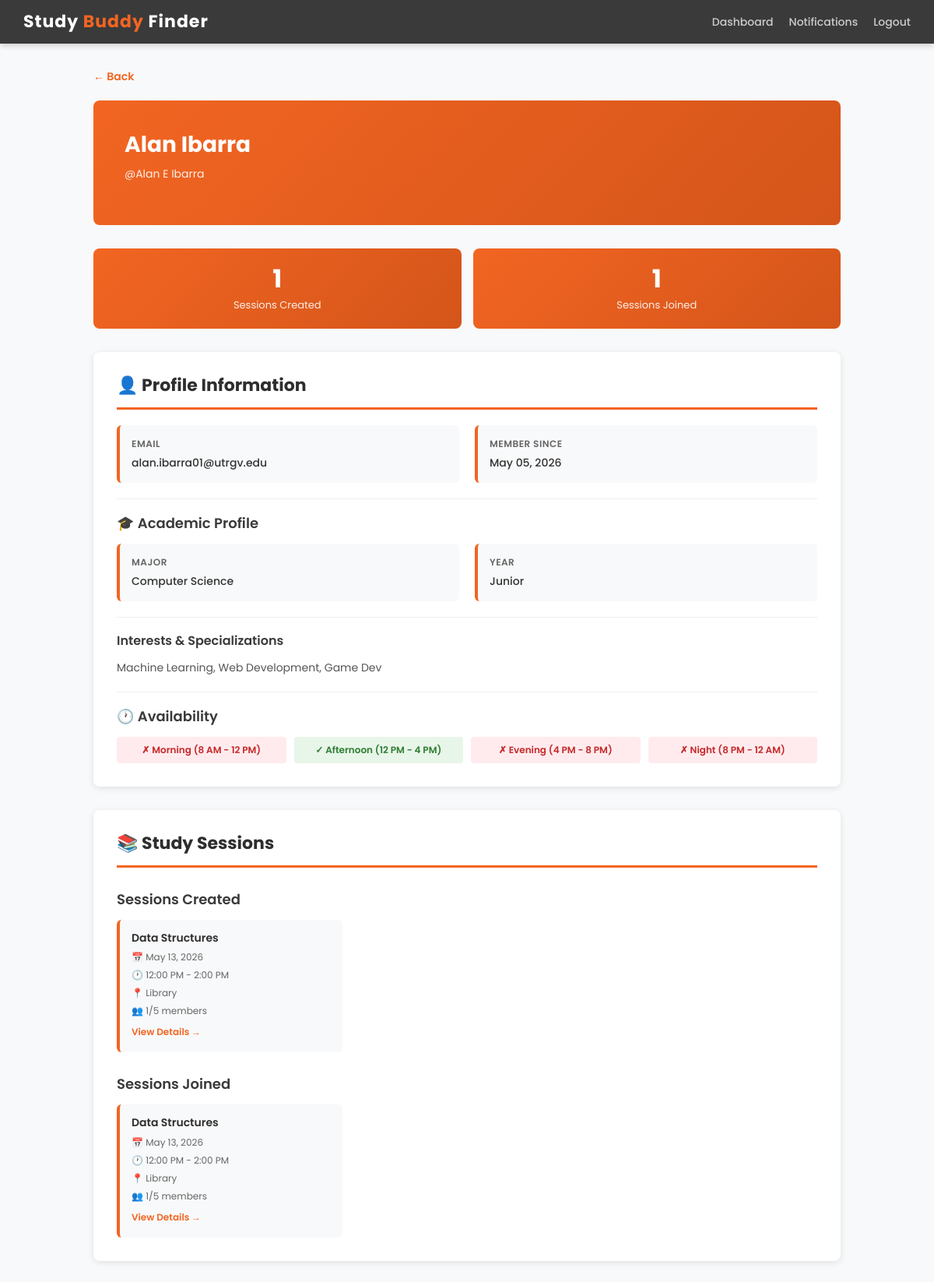
Page /user/4/ (signed in) on the earlier database version.
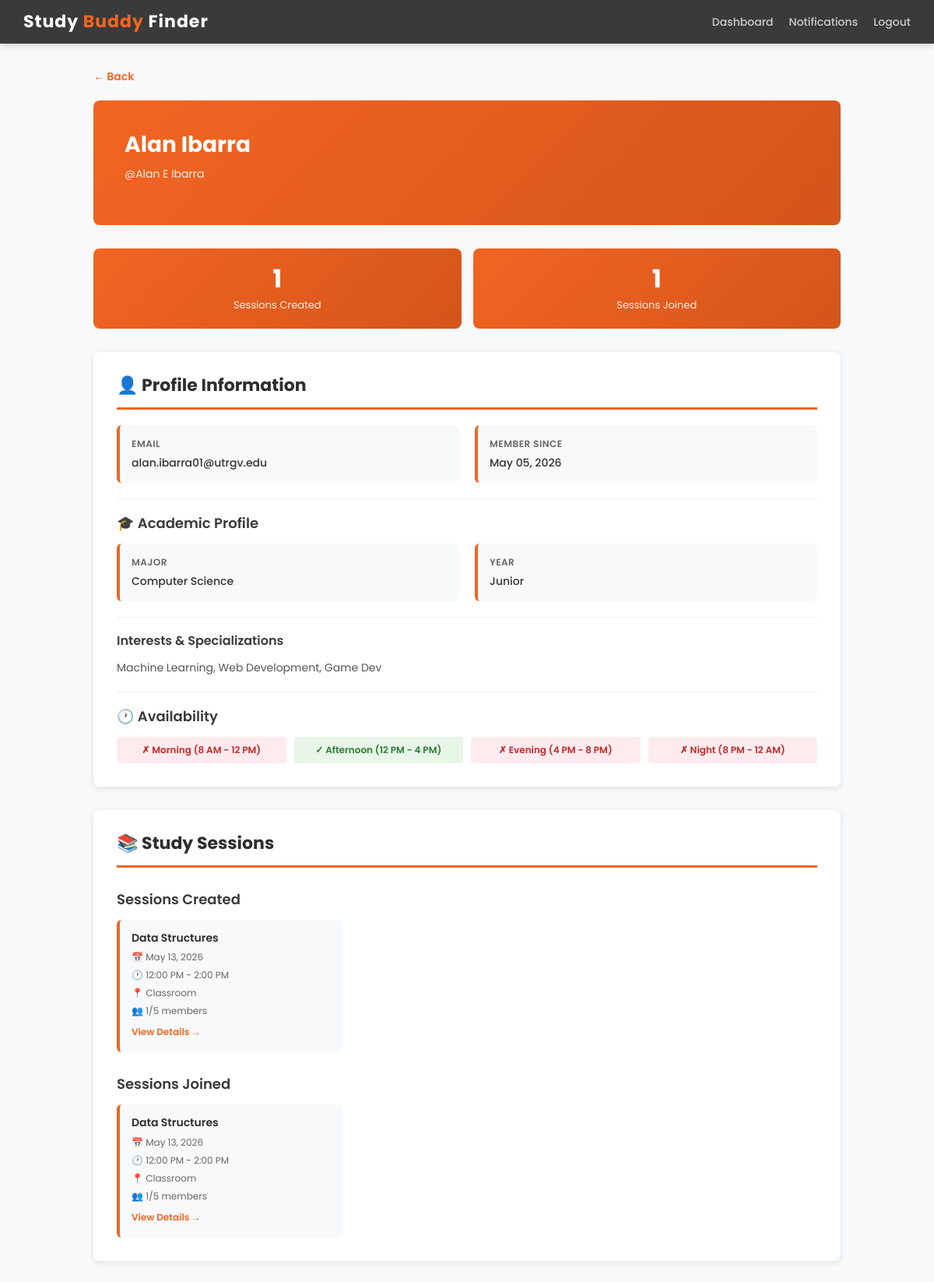
Same page on the later database version.
### testApp/models.py (models this page shows, shortened)
class StudySession(models.Model):
    LOCATION_CHOICES = [
        ('Library', 'Library'),
        ('Student Center', 'Student Center'),
        ('Cafe', 'Cafe'),
        ('Dormitory', 'Dormitory'),
        ('Classroom', 'Classroom'),
        ('Online', 'Online'),
        ('Other', 'Other'),
    ]
    creator = models.ForeignKey(User, on_delete=models.CASCADE, related_name='created_sessions')
    course_name = models.CharField(max_length=200)
    course_code = models.CharField(max_length=50, blank=True, null=True)
    description = models.TextField()
    location = models.CharField(max_length=100, choices=LOCATION_CHOICES)
    other_location = models.CharField(max_length=200, blank=True, null=True, help_text="Specify if location is 'Other'")
    date = models.DateField()
    start_time = models.TimeField()
    end_time = models.TimeField()
    max_capacity = models.IntegerField(default=5, validators=[MinValueValidator(1), MaxValueValidator(100)])
    current_members = models.ManyToManyField(User, through='SessionMembership', related_name='joined_sessions')
    subject_tags = models.CharField(max_length=200, blank=True, null=True, help_text="Comma-separated tags")
    created_at = models.DateTimeField(auto_now_add=True)
    updated_at = models.DateTimeField(auto_now=True)
    is_active = models.BooleanField(default=True)
    class Meta:
        ordering = ['-created_at']
    def get_member_count(self):
        return self.current_members.count()

### testApp/views.py (the view)
# urls.py: path('user/<int:user_id>/', views.view_user_profile, name='view_user_profile'),
@login_required(login_url='login')
def view_user_profile(request, user_id):
    target_user = get_object_or_404(User, pk=user_id)
    try:
        user_profile = target_user.profile
    except UserProfile.DoesNotExist:
        user_profile = UserProfile.objects.create(user=target_user)
    created_sessions = target_user.created_sessions.filter(is_active=True)
    joined_sessions = target_user.joined_sessions.filter(is_active=True)
    context = {
        'profile_user': target_user,
        'user_profile': user_profile,
        'created_sessions': created_sessions,
        'joined_sessions': joined_sessions,
        'is_own_profile': target_user == request.user,
    }
    return render(request, 'view_user_profile.html', context)

### testApp/templates/view_user_profile.html (shortened to what the changed rows need)
<!DOCTYPE html>
<html>
<head>
    <link href="https://cdn.jsdelivr.net/npm/bootstrap@5.1.3/dist/css/bootstrap.min.css" rel="stylesheet">
</head>
<body>
    <div class="navbar">
        <h1>Study <span>Buddy</span> Finder</h1>
    </div>
    <div class="container-main">
        <div class="profile-header">
            <h1>{{ profile_user.get_full_name|default:profile_user.username }}</h1>
        </div>
        <div class="profile-section">
            <h2 class="section-title">👤 Profile Information</h2>
        </div>
        {% if created_sessions or joined_sessions %}
            <div class="profile-section">
                <h2 class="section-title">📚 Study Sessions</h2>
                {% if created_sessions %}
                    <div class="sessions-preview">
                        {% if created_sessions %}
                            <div class="session-list">
                                {% for session in created_sessions %}
                                    <div class="session-item">
                                        <h4>{{ session.course_name }}</h4>
                                        <p><strong>📅</strong> {{ session.date }}</p>
                                        <p><strong>🕐</strong> {{ session.start_time|time:"g:i A" }} - {{ session.end_time|time:"g:i A" }}</p>
                                        <p><strong>📍</strong> {{ session.location }}</p>
                                        <p><strong>👥</strong> {{ session.get_member_count }}/{{ session.max_capacity }} members</p>
                                        <a href="{% url 'session_detail' session.pk %}" style="color: #F26522; font-weight: 600; text-decoration: none; font-size: 12px;">View Details →</a>
                                    </div>
                                {% endfor %}
                            </div>
                        {% else %}
                            <div class="empty-message">No sessions created yet</div>
                        {% endif %}
                    </div>
                {% endif %}
                {% if joined_sessions %}
                    <div class="sessions-preview">
                        {% if joined_sessions %}
                            <div class="session-list">
                                {% for session in joined_sessions %}
                                    <div class="session-item">
                                        <h4>{{ session.course_name }}</h4>
                                        <p><strong>📅</strong> {{ session.date }}</p>
                                        <p><strong>🕐</strong> {{ session.start_time|time:"g:i A" }} - {{ session.end_time|time:"g:i A" }}</p>
                                        <p><strong>📍</strong> {{ session.location }}</p>
                                        <p><strong>👥</strong> {{ session.get_member_count }}/{{ session.max_capacity }} members</p>
                                        <a href="{% url 'session_detail' session.pk %}" style="color: #F26522; font-weight: 600; text-decoration: none; font-size: 12px;">View Details →</a>
                                    </div>
                                {% endfor %}
                            </div>
                        {% else %}
                            <div class="empty-message">No sessions joined yet</div>
                        {% endif %}
                    </div>
                {% endif %}
            </div>
        {% endif %}
    </div>
</body>
</html>

Differences in the rows shown:
changed StudySession "Data Structures": location "Library" → "Classroom"
